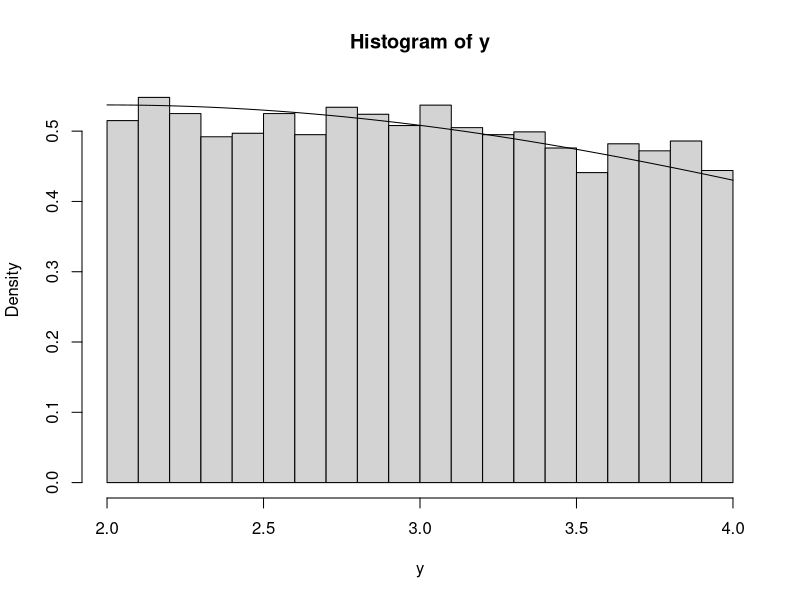
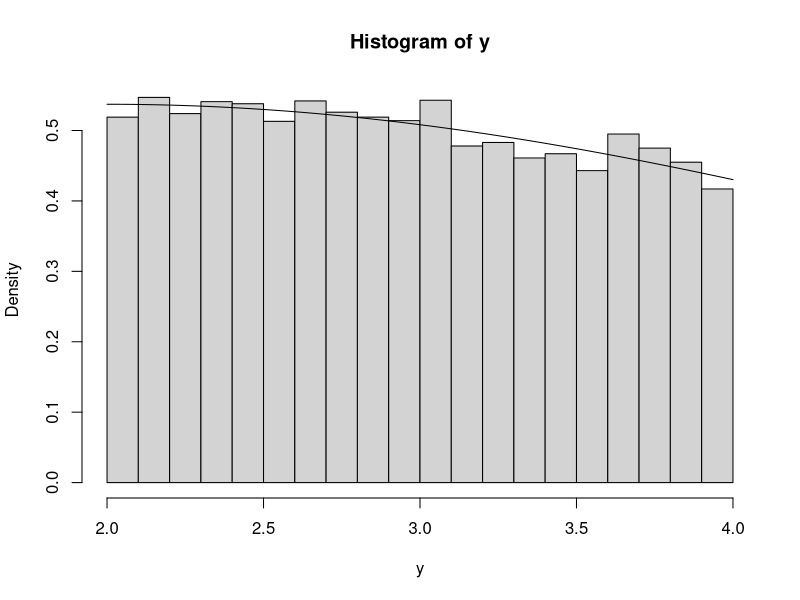
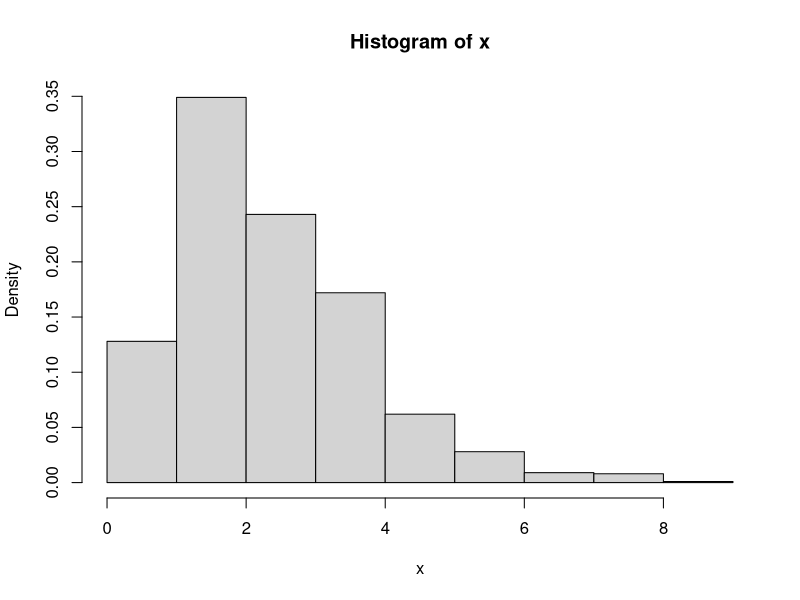
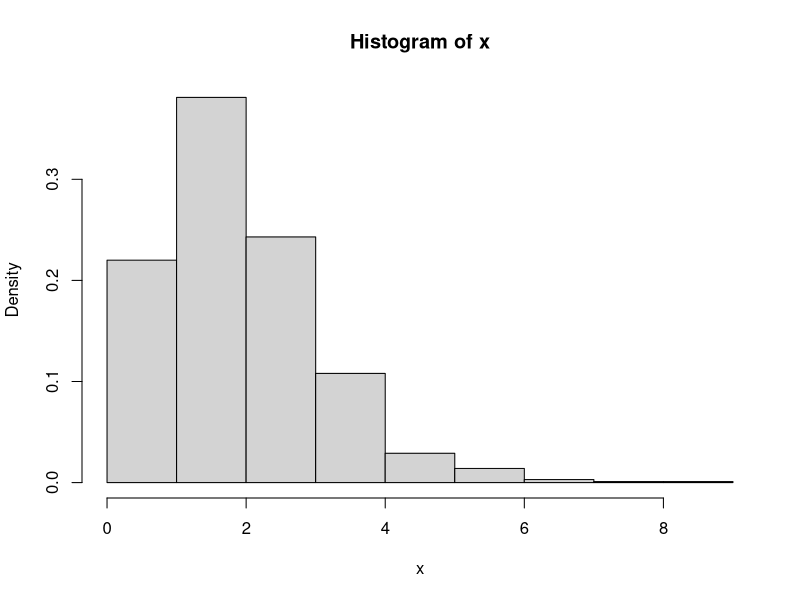
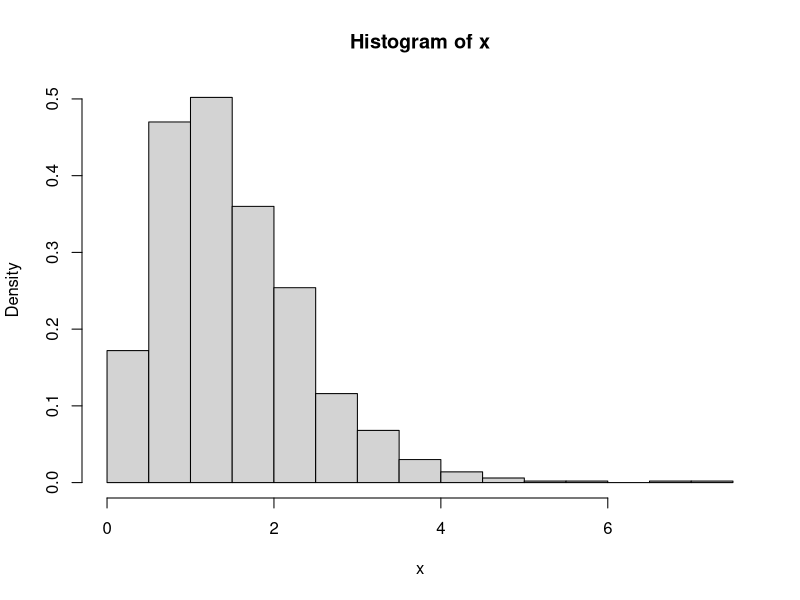
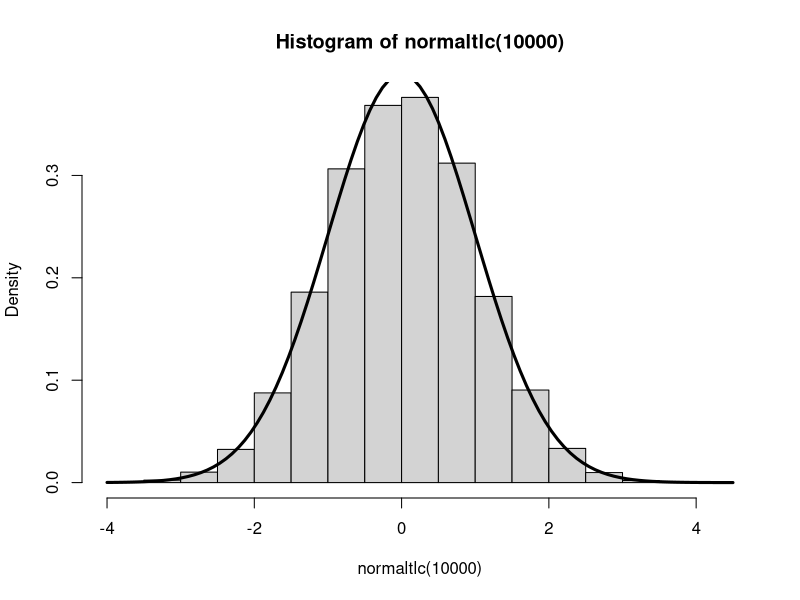
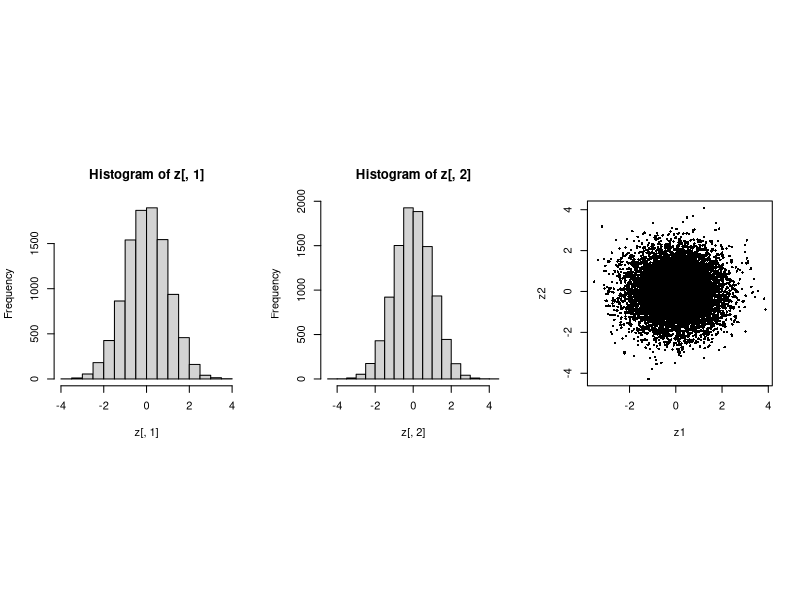
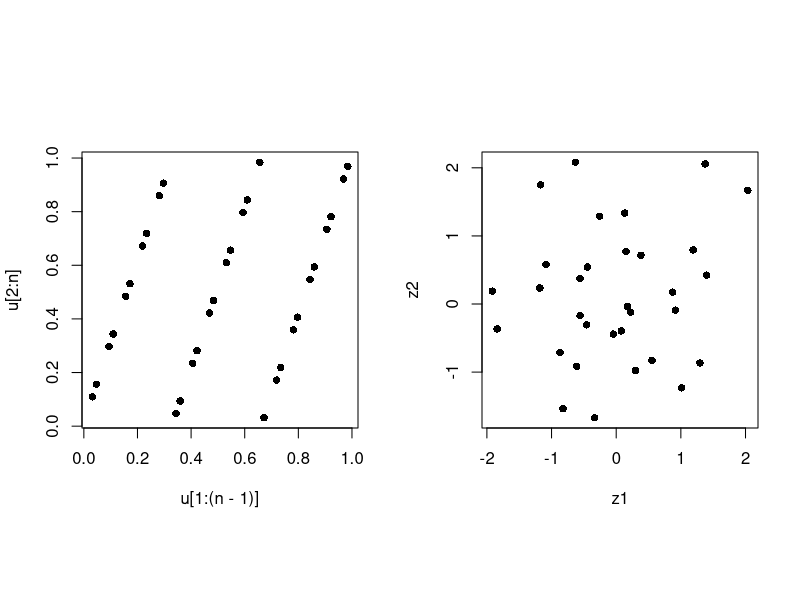

Recreate these plots in R, in order.
## ---- chunk 1
knitr::opts_chunk$set(echo = TRUE)
## ---- chunk 2
metodo1 <- function(mu,sigma,a,b,n){
 #esta función muestrea de la distribución normal y posteriormente selecciona los casos 
 #que caen en el intervalo (a,b) para obtener una muestra truncada de la normal.
l <- 0 #longitud inicial de la muestra
iter <- 0 #número de iteraciones
y <- NULL #vector con los valores aceptados
while(l < n){
  x <- rnorm(1,mean=mu,sd=sigma)
  if(x>=a & x<=b) y <- c(y,x)
  l <- length(y)
  iter <- iter + 1
  next
}
return(list(y=y,iter=iter))
}
## ---- chunk 3
mu <- 2; sigma <- 3; a<- 2; b <- 4; n <- 10000
y <- metodo1(mu=mu,sigma=sigma,a=a,b=b,n=n)$y
x <- seq(a,b,length.out = n)
hist(y,prob=T)
lines(x,dnorm(x,mean=mu,sd=sigma)/(pnorm(b,mean=mu,sd=sigma)-pnorm(a,mean=mu,sd=sigma)))
## ---- chunk 4
metodo2 <- function(mu,sigma,a,b,n){
  #Esta función obtiene una muestra de la distribución normal a partir de transformación integral
u <- runif(n)
v <- pnorm(a,mean=mu,sd=sigma)+(pnorm(b,mean=mu,sd=sigma)-pnorm(a,mean=mu,sd=sigma))*u
return(qnorm(v,mean=mu,sd=sigma))
}
## ---- chunk 5
mu <- 2; sigma <- 3; a<- 2; b <- 4; n <- 10000
y <- metodo2(mu=mu,sigma=sigma,a=a,b=b,n=n)
x <- seq(a,b,length.out = n)
hist(y,prob=T)
lines(x,dnorm(x,mean=mu,sd=sigma)/(pnorm(b,mean=mu,sd=sigma)-pnorm(a,mean=mu,sd=sigma)))
## ---- chunk 6
system.time(y1 <- metodo1(mu=2,sigma=3,a=2,b=4,n=100000))
system.time(y2 <- metodo2(mu=2,sigma=3,a=2,b=4,n=100000))
## ---- chunk 7
m1 <- function(N,n,k,lambda){
  #Función para generar una muestra de tamaño N de la késima estadística de orden de una 
  #muestra de tamaño n de una distribución exp(lambda)
  M <- matrix(-lambda*log(runif(N*n)),nrow=N,ncol=n,byrow=T)
  return(apply(M,1,function(x)sort(x)[k]))
}

x <- m1(1000,5,3,3)
hist(x,prob=T)
## ---- chunk 8
rbeta1 <- function(N,n,i){
  #esta función obtiene una muestra aleatoria de tamaño N de una beta(i,n-i+1)
  M <- choose(n,i)*i*((i-1)/(n-1))^(i-1)*((n-i)/(n-1))^(n-i)
  y <- NULL
  l <- 0
  while(l<N){
    u1 <- runif(1)
    if(runif(1) < M*u1^i*(1-u1)^(n-i))y <- c(y,u1)
    l <- length(y)
    next
  }
  return(y)
  }
## ---- chunk 9
m2 <- function(N,n,k,lambda){
  #Función para generar una muestra de tamaño N de la késima estadística de orden de una 
  #muestra de tamaño n de una distribución exp(lambda)
  v <- rbeta1(N,n,k)
  return(-lambda*log(v))
}

x <- m2(1000,5,3,3)
hist(x,prob=T)

## ---- chunk 10
m3 <- function(N,n,k,lambda){
  #Función para generar una muestra de tamaño N de la késima estadística de orden de una 
  #muestra de tamaño n de una distribución exp(lambda)
  v <- rbeta(N,n,k)
  return(-lambda*log(v))
}

x <- m3(1000,5,3,3)
hist(x,prob=T)

## ---- chunk 11
system.time(m1(10000,5,3,3))
system.time(m2(10000,5,3,3))
system.time(m3(10000,5,3,3))
## ---- chunk 12
normaltlc <- function(n){
  #Esta función genera n muestras "normales" utiizando la aproximación del TLC
  return(apply(matrix(runif(n*12,min = -0.5,max = 0.5),nrow=n,byrow = F),1,sum))
}

hist(normaltlc(10000),probability = T)
curve(dnorm,add=T,lwd=3)

#comparando probabilidades en las colas: podemos ver que la aproximación no es muy buena.
x <- normaltlc(10000)
sum(x>3)/10000
pnorm(3,lower.tail = F)
## ---- chunk 13
normalBM <- function(n){ 
    u1 <- runif(n)
    u2 <- runif(n)
		R  <- sqrt(-2*log(u1))  
		z1 <- R*cos(2*pi*u2)
		z2 <- R*sin(2*pi*u2)
		return(cbind(z1,z2))
}

z <- normalBM(10000)
par(mfrow=c(1,3))
par(pty="s")
hist(z[,1],breaks=20); hist(z[,2],breaks=20);plot(z,pch=16,cex=0.5)
## ---- chunk 14
	seed <- 10
	RANDU <- function() {seed <<-(3 * seed+1) %% (64); seed/(64)} #generador RANDU
	u <- NULL; n <- 1000
	for(i in 1:n) u <- c(u,RANDU()) #genera muestra de n uniformes RANDU
	
	R <- sqrt(-2*log(u[1:(n-1)]))  #Ahora obten normales con Box-Muller
	z1 <- R*cos(2*pi*u[2:n])
	z2 <- R*sin(2*pi*u[2:n])
	par(mfrow=c(1,2))
	par(pty="s")
	plot(u[1:(n-1)],u[2:n],pch=16)
	plot(z1,z2,pch=16)	
## ---- chunk 15
	#Ahora permutamos para mejorar la cobertura.
	v <- sample(u); R <- sqrt(-2*log(v[1:(n-1)])); th <- v[2:n]
  par(mfrow=c(1,2))
  par(pty="s")
	plot(v[1:(n-1)],v[2:n],pch=16,cex=0.4)
	plot( R*cos(2*pi*th), R*sin(2*pi*th), pch=16, cex=0.2)	

